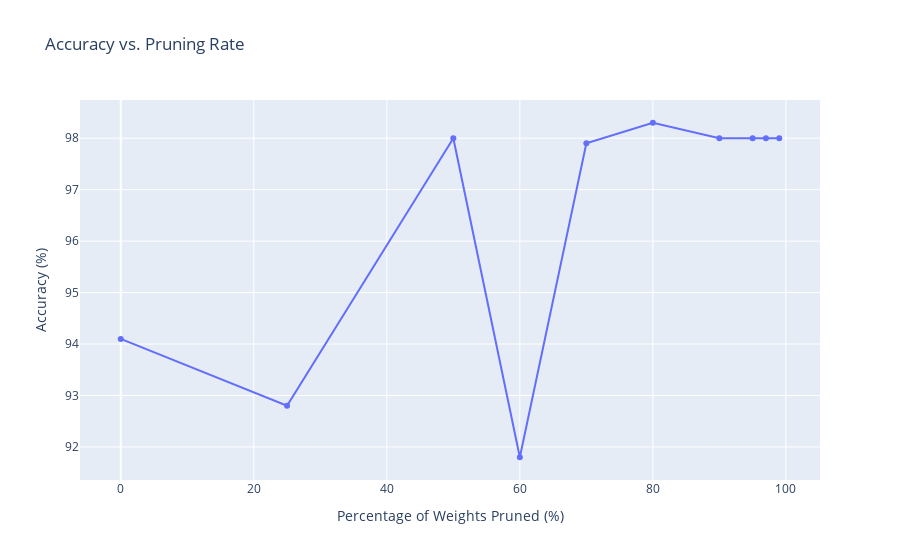

The code cell stored with this chart in its notebook:
### Markdown cell above
# Plot the Percent Sparcity vs. Percent Accuracy (unit pruning)

### Code cell
trace = go.Scatter(x=k_percentages, y=np.array(accuracy_list_bias)*1000, mode='lines+markers',)
fig = go.Figure(data=trace, layout = go.Layout(title='Accuracy vs. Pruning Rate'))

fig.update_yaxes(title_text='Accuracy (%)')
fig.update_xaxes(title_text='Percentage of Weights Pruned (%)')
fig.show()

### Figure 1 — Plotly figure (JSON) as saved in the notebook; plotly's stock layout.template omitted (floating-point values rounded to 4 significant figures)
{"data": [{"mode": "lines+markers", "type": "scatter", "x": [0, 25, 50, 60, 70, 80, 90, 95, 97, 99], "y": [94.1, 92.8, 98, 91.8, 97.9, 98.3, 98, 98, 98, 98]}], "layout": {"title": {"text": "Accuracy vs. Pruning Rate"}, "xaxis": {"title": {"text": "Percentage of Weights Pruned (%)"}}, "yaxis": {"title": {"text": "Accuracy (%)"}}}}
